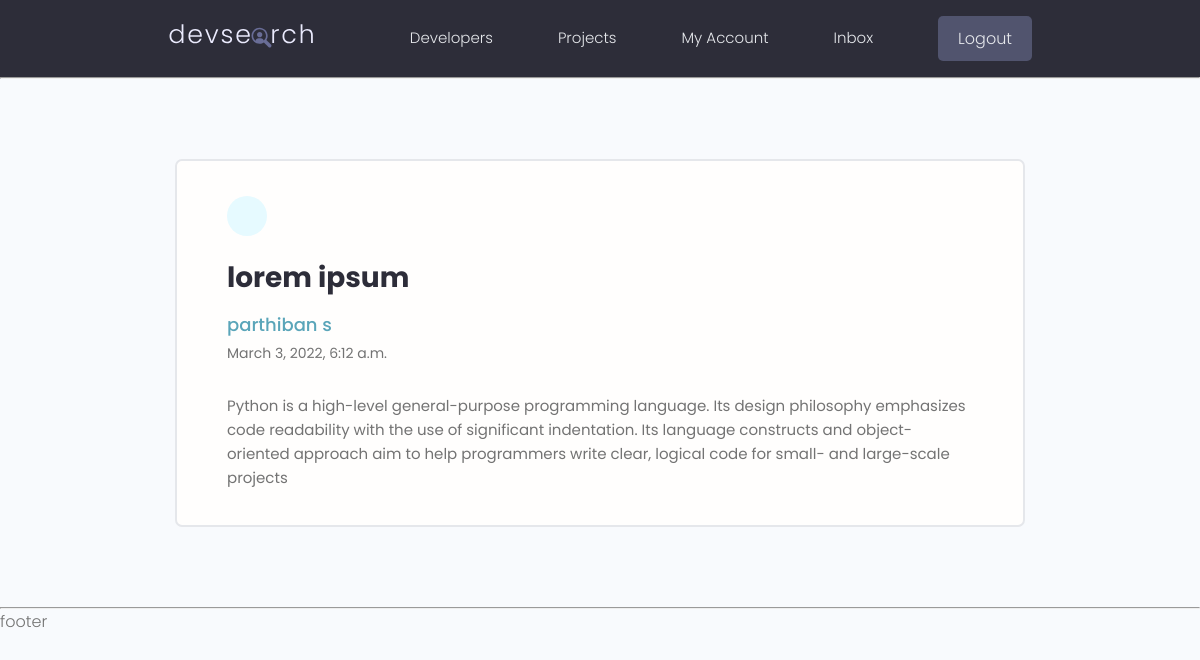
The page /view-message/2/ (signed in) on the database its author committed.
### users/models.py (models this page shows, shortened)
class Message(models.Model):
    sender = models.ForeignKey(Profile,on_delete=models.SET_NULL,null=True,blank=True)
    recipient = models.ForeignKey(Profile,on_delete=models.SET_NULL,null=True,blank=True,related_name='messages')
    name = models.CharField(max_length=200,null=True,blank=True)
    email = models.EmailField(max_length=200,null=True,blank=True)
    subject = models.CharField(max_length=200,null=True,blank=True)
    body = models.TextField()
    is_read = models.BooleanField(default=False,null=True)
    created=models.DateTimeField(auto_now_add=True)
    class Meta:
        ordering = ['is_read','-created']

### users/views.py (the view)
# urls.py: path('view-message/<str:pk>/',views.viewmessage,name='view-message'),
@login_required(login_url='users:login')
def viewmessage(request,pk):
    message = Message.objects.get(id=pk)
    if message.is_read == False:
        message.is_read =True
        message.save()
    context={'message':message}
    return render(request,'users/message.html',context)

### users/templates/users/message.html (shortened to what this page needs)
{% extends 'main.html' %}
{% block content %}
  <main class="messagePage my-xl">
    <div class="content-box">
      <div class="message">
        <a class="backButton" href="{% url 'users:inbox' %}"></a>
        <h2 class="message__subject">{{message.subject}}</h4>
          {% if message.sender %}
          <a href="{% url 'users:single-profile' message.sender.id %}" class="message__author">{{message.name}}</a>
          {% else %}
          {{message.name}}
          {% endif %}
          <p class="message__date">{{message.created}}</p>
          <div class="message__body">
            {{message.body|linebreaksbr}}
          </div>
      </div>
    </div>
  </main>
{% endblock %}

### static/styles/app.css (style rules this page uses)
:root { --color-sub: #2d2d39; }
.content-box { width: 95%; max-width: 85rem; margin: 0 auto; }
.message { padding: 2.5rem 0; }
.message > a { display: flex; gap: 1rem; }
.message__author, .message__date { flex-basis: 25%; }
.message__subject { flex-basis: 50%; }
.message__date { text-align: right; }
.messagePage .message { list-style: none; background: var(--color-white); padding: 3.5rem 5rem; border: 2px solid var(--color-light); border-radius: 0.7rem; }
.messagePage .message__subject { font-size: 2.8rem; color: var(--color-sub); margin-bottom: 1rem; margin-top: 2rem; }
.messagePage .message__author { font-size: 1.8rem; font-weight: 500; }
.messagePage .message__date { font-size: 1.4rem; font-weight: 400; text-align: left; margin-bottom: 3rem; }
.backButton { background: var(--color-main-light); color: var(--color-main); width: 4rem; height: 4rem; display: flex; align-items: center; justify-content: center; border-radius: 50%; }

### static/uikit/styles/modules/_variables.css (style rules this page uses)
:root { --color-main: #5aa5b9; --color-main-light: #e6faff; --color-sub: #3f4156; --color-sub-light: #51546e; --color-sub-lighter: #ededfd; --color-text: #737373; --color-gray: #8b8b8b; --color-light: #e5e7eb; --color-light-gray: #767676; --color-bg: #f8fafd; --color-white: #fffefd; --color-white-light: #f3f3f3; --color-success: #359e64; --color-success-bg: #def8e8; --color-error: #fc4b0b; --color-error-bg: #fff2ee; --font-base: 'Poppins', arial, helvetica, 'Segoe UI', roboto, ubuntu, sans-serif; --font-monospace: 'Fira Code', 'Courier New', courier, monospace; --font-regular: 300; --font-medium: 500; --font-bold: 700; --generic-shadow: 1px 1px 5px #00000010; --generic-transition: all 0.3s ease-in-out; }

### static/uikit/styles/modules/_base.css (style rules this page uses)
* { margin: 0; padding: 0; box-sizing: border-box; text-rendering: optimizeLegibility; color: inherit; font-size: inherit; }
html { font-size: 50%; }
@media only screen and (min-width: 480px) { html { font-size: 56.25%; } }
@media only screen and (min-width: 1200px) { html { font-size: 62.5%; } }
body { line-height: 1.6; font-weight: 400; font-size: 1.5rem; color: var(--color-text); background-color: var(--color-bg); min-height: 100vh; }

### static/uikit/styles/modules/_typography.css (style rules this page uses)
* { font-family: var(--font-base); }
h2 { font-size: 3.6rem; font-weight: var(--font-bold); }
p, span, strong { font-size: 1.6rem; color: var(--color-text); font-weight: var(--font-regular); }
a { padding-bottom: 2px; text-decoration: none; display: inline-block; color: var(--color-main); font-weight: var(--font-medium); }

### static/uikit/styles/modules/_utilities.css (style rules this page uses)
.my-xl { margin: 8rem auto; }

### rows shown on the page
Message: subject "lorem ipsum", name "parthiban s", created "March 3, 2022, 6:12 a.m.", body "Python is a high-level general-purpose programming language. Its design philosophy emphasizes code readability with the use of significant indentation. Its language constructs and object-oriented approach aim to help programmers write clear, logical code for small- and large-scale projects"
